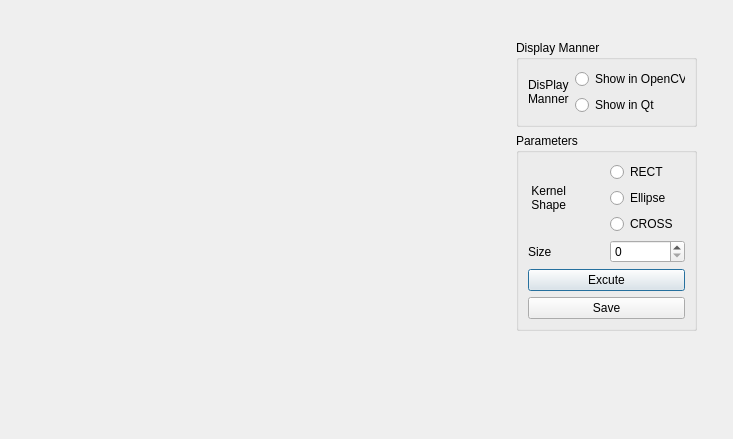
<?xml version="1.0" encoding="UTF-8"?>
<ui version="4.0">
 <class>ErodeDialog</class>
 <widget class="QDialog" name="ErodeDialog">
  <property name="geometry">
   <rect>
    <x>0</x>
    <y>0</y>
    <width>733</width>
    <height>439</height>
   </rect>
  </property>
  <property name="windowTitle">
   <string>Dialog</string>
  </property>
  <widget class="QLabel" name="erodeLabel">
   <property name="geometry">
    <rect>
     <x>9</x>
     <y>9</y>
     <width>441</width>
     <height>351</height>
    </rect>
   </property>
   <property name="text">
    <string/>
   </property>
  </widget>
  <widget class="QWidget" name="layoutWidget">
   <property name="geometry">
    <rect>
     <x>516</x>
     <y>40</y>
     <width>181</width>
     <height>291</height>
    </rect>
   </property>
   <layout class="QVBoxLayout" name="verticalLayout_6">
    <item>
     <widget class="QGroupBox" name="groupBox_2">
      <property name="title">
       <string>Display Manner</string>
      </property>
      <layout class="QVBoxLayout" name="verticalLayout_5">
       <item>
        <layout class="QHBoxLayout" name="horizontalLayout_3">
         <item>
          <widget class="QLabel" name="displayLabel">
           <property name="text">
            <string>DisPlay 
Manner</string>
           </property>
          </widget>
         </item>
         <item>
          <layout class="QVBoxLayout" name="verticalLayout_4">
           <item>
            <widget class="QRadioButton" name="radioOpenCV">
             <property name="text">
              <string>Show in OpenCV</string>
             </property>
            </widget>
           </item>
           <item>
            <widget class="QRadioButton" name="radioQt">
             <property name="text">
              <string>Show in Qt</string>
             </property>
            </widget>
           </item>
          </layout>
         </item>
        </layout>
       </item>
      </layout>
     </widget>
    </item>
    <item>
     <widget class="QGroupBox" name="groupBox">
      <property name="title">
       <string>Parameters</string>
      </property>
      <layout class="QVBoxLayout" name="verticalLayout_3">
       <item>
        <layout class="QVBoxLayout" name="verticalLayout_2">
         <item>
          <layout class="QHBoxLayout" name="horizontalLayout">
           <item>
            <widget class="QLabel" name="shapeLabel">
             <property name="text">
              <string> Kernel 
 Shape</string>
             </property>
            </widget>
           </item>
           <item>
            <layout class="QVBoxLayout" name="verticalLayout">
             <item>
              <widget class="QRadioButton" name="radioRect">
               <property name="text">
                <string>RECT</string>
               </property>
              </widget>
             </item>
             <item>
              <widget class="QRadioButton" name="radioEllipse">
               <property name="text">
                <string>Ellipse</string>
               </property>
              </widget>
             </item>
             <item>
              <widget class="QRadioButton" name="radioCross">
               <property name="text">
                <string>CROSS</string>
               </property>
              </widget>
             </item>
            </layout>
           </item>
          </layout>
         </item>
         <item>
          <layout class="QHBoxLayout" name="horizontalLayout_2">
           <item>
            <widget class="QLabel" name="sizeLabel">
             <property name="text">
              <string>Size</string>
             </property>
            </widget>
           </item>
           <item>
            <widget class="QSpinBox" name="spinBox"/>
           </item>
          </layout>
         </item>
         <item>
          <widget class="QPushButton" name="excuteButton">
           <property name="text">
            <string>Excute</string>
           </property>
          </widget>
         </item>
         <item>
          <widget class="QPushButton" name="saveButton">
           <property name="text">
            <string>Save</string>
           </property>
          </widget>
         </item>
        </layout>
       </item>
      </layout>
     </widget>
    </item>
   </layout>
  </widget>
 </widget>
 <resources/>
 <connections/>
</ui>
